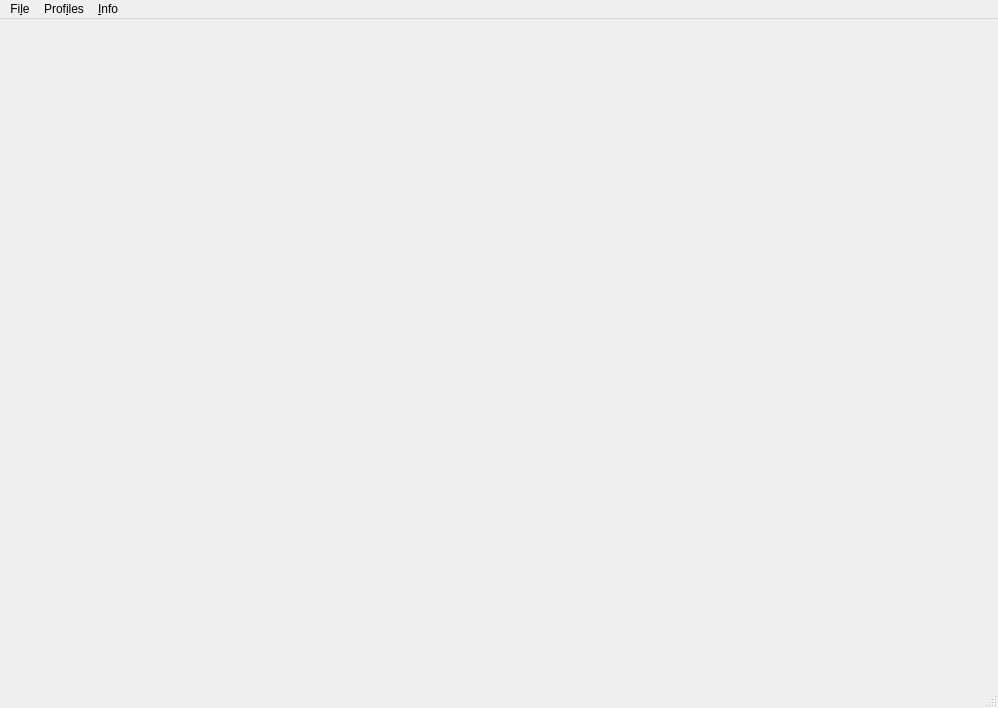
<?xml version="1.0" encoding="UTF-8"?>
<ui version="4.0">
 <class>MainWindow</class>
 <widget class="QMainWindow" name="MainWindow">
  <property name="geometry">
   <rect>
    <x>0</x>
    <y>0</y>
    <width>998</width>
    <height>708</height>
   </rect>
  </property>
  <property name="windowTitle">
   <string>gSurf   -  vers. 0.3.0</string>
  </property>
  <widget class="QWidget" name="centralwidget">
   <widget class="QWidget" name="Input_widget" native="true">
    <property name="geometry">
     <rect>
      <x>5</x>
      <y>6</y>
      <width>251</width>
      <height>138</height>
     </rect>
    </property>
    <property name="font">
     <font>
      <family>Verdana</family>
      <pointsize>8</pointsize>
     </font>
    </property>
   </widget>
   <widget class="QWidget" name="SourcePoint_widget" native="true">
    <property name="geometry">
     <rect>
      <x>5</x>
      <y>148</y>
      <width>251</width>
      <height>130</height>
     </rect>
    </property>
    <property name="font">
     <font>
      <family>Verdana</family>
      <pointsize>8</pointsize>
     </font>
    </property>
   </widget>
   <widget class="QWidget" name="Plane_widget" native="true">
    <property name="geometry">
     <rect>
      <x>5</x>
      <y>285</y>
      <width>252</width>
      <height>253</height>
     </rect>
    </property>
    <property name="font">
     <font>
      <family>Verdana</family>
      <pointsize>8</pointsize>
     </font>
    </property>
   </widget>
   <widget class="QWidget" name="Intersection_widget" native="true">
    <property name="geometry">
     <rect>
      <x>5</x>
      <y>550</y>
      <width>251</width>
      <height>111</height>
     </rect>
    </property>
    <property name="font">
     <font>
      <family>Verdana</family>
      <pointsize>8</pointsize>
     </font>
    </property>
   </widget>
  </widget>
  <widget class="QMenuBar" name="menubar">
   <property name="geometry">
    <rect>
     <x>0</x>
     <y>0</y>
     <width>998</width>
     <height>30</height>
    </rect>
   </property>
   <widget class="QMenu" name="menuFile">
    <property name="title">
     <string>Fi&amp;le</string>
    </property>
    <addaction name="actLoadDem"/>
    <addaction name="actLoadVector"/>
    <addaction name="separator"/>
    <addaction name="separator"/>
    <addaction name="actionQuit"/>
   </widget>
   <widget class="QMenu" name="menuHelp">
    <property name="title">
     <string>&amp;Info</string>
    </property>
    <addaction name="actionHelp"/>
    <addaction name="actionAbout"/>
   </widget>
   <widget class="QMenu" name="menuProfiles">
    <property name="title">
     <string>Prof&amp;iles</string>
    </property>
    <addaction name="actChooseDEMs"/>
    <addaction name="actDefineLines"/>
    <addaction name="separator"/>
    <addaction name="actCalcProfileStats"/>
    <addaction name="actCreateTopoProfile"/>
    <addaction name="separator"/>
    <addaction name="actProjectGeolAttitudes"/>
    <addaction name="actProjectGeolTraces"/>
    <addaction name="separator"/>
    <addaction name="actIntersectLineLayer"/>
    <addaction name="actIntersectPolygonLayer"/>
   </widget>
   <addaction name="menuFile"/>
   <addaction name="menuProfiles"/>
   <addaction name="menuHelp"/>
  </widget>
  <widget class="QStatusBar" name="statusbar"/>
  <action name="actLoadDem">
   <property name="text">
    <string>Load &amp;DEM</string>
   </property>
   <property name="shortcut">
    <string>Ctrl+D</string>
   </property>
  </action>
  <action name="actLoadVector">
   <property name="text">
    <string>Load &amp;vector</string>
   </property>
   <property name="shortcut">
    <string>Ctrl+P</string>
   </property>
  </action>
  <action name="actionQuit">
   <property name="text">
    <string>&amp;Quit</string>
   </property>
   <property name="shortcut">
    <string>Ctrl+Q</string>
   </property>
  </action>
  <action name="actionHelp">
   <property name="text">
    <string>&amp;Help</string>
   </property>
   <property name="shortcut">
    <string>Ctrl+H</string>
   </property>
  </action>
  <action name="actionAbout">
   <property name="text">
    <string>&amp;About</string>
   </property>
   <property name="shortcut">
    <string>Ctrl+A</string>
   </property>
  </action>
  <action name="actionPoints">
   <property name="text">
    <string>&amp;points</string>
   </property>
   <property name="shortcut">
    <string>Ctrl+S</string>
   </property>
  </action>
  <action name="actionLines">
   <property name="text">
    <string>&amp;lines</string>
   </property>
   <property name="shortcut">
    <string>Ctrl+L</string>
   </property>
  </action>
  <action name="actChooseDEMs">
   <property name="text">
    <string>Choose DEM(s)</string>
   </property>
  </action>
  <action name="actDefineLines">
   <property name="text">
    <string>Define line(s)</string>
   </property>
  </action>
  <action name="actCalcProfileStats">
   <property name="text">
    <string>Calculate profile statistics</string>
   </property>
  </action>
  <action name="actCreateTopoProfile">
   <property name="text">
    <string>Create topographic profile</string>
   </property>
  </action>
  <action name="actProjectGeolAttitudes">
   <property name="text">
    <string>Project geological attitudes</string>
   </property>
  </action>
  <action name="actProjectGeolTraces">
   <property name="text">
    <string>Project geological traces</string>
   </property>
  </action>
  <action name="actIntersectLineLayer">
   <property name="text">
    <string>Intersect line layer</string>
   </property>
  </action>
  <action name="actIntersectPolygonLayer">
   <property name="text">
    <string>Intersect polygon layer</string>
   </property>
  </action>
 </widget>
 <resources/>
 <connections/>
</ui>
